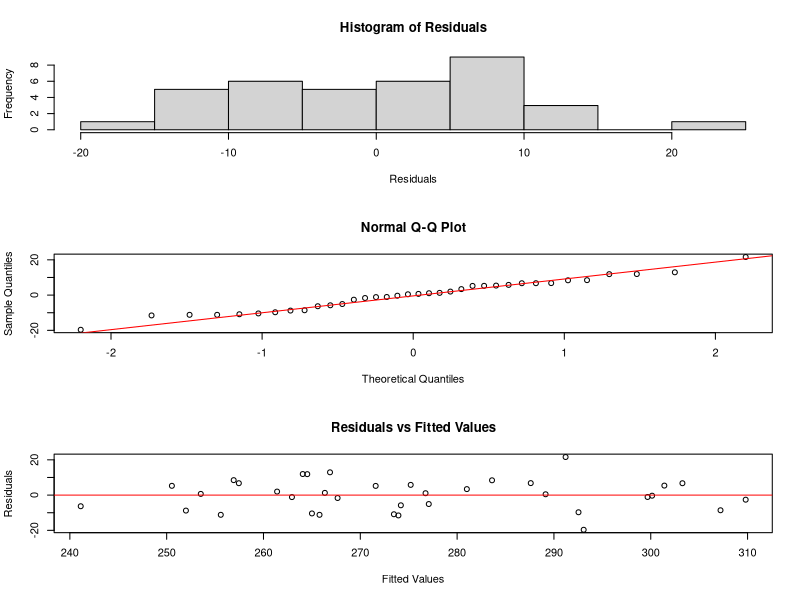

Generate this figure with R: (Note: this script raises an error after producing the figure.)
library(dplyr, quietly = TRUE)
library(ggplot2, quietly = TRUE)
library(readr, quietly = TRUE)
library(tidyverse, quietly = TRUE)
library(MASS, quietly = TRUE)
library(car, quietly = TRUE)

data <- read_csv("reaction_time_data.csv", skip = 7)
colnames(data) <- c("Lighting", "Hand_Used", "Visual_Distraction", 
                    "Auditory_Distraction", "trial_1", "trial_2", "trial_3", 
                    "trial_4", "trial_5", "average_time")
head(data)
summary(data)


options(digits = 4)

# Average response time for each level of Hand Used
average_hand_used <- data |>
  group_by(Hand_Used) |>
  summarise(mean_reaction_time = mean(average_time, na.rm = TRUE))

print("Average reaction time for each hand used:")
print(average_hand_used)

# Average response time for each level of Visual Distraction
average_visual_distraction <- data |>
  group_by(Visual_Distraction) |>
  summarise(mean_reaction_time = mean(average_time, na.rm = TRUE))

print("Average reaction time for each visual distraction level:")
print(average_visual_distraction)

# Average response time for each level of Auditory Distraction
average_auditory_distraction <- data |>
  group_by(Auditory_Distraction) |>
  summarise(mean_reaction_time = mean(average_time, na.rm = TRUE))

print("Average reaction time for each auditory distraction level:")
print(average_auditory_distraction)



data <- data |>
  mutate(
    Hand_Used = as.factor(Hand_Used),
    Visual_Distraction = as.factor(Visual_Distraction),
    Auditory_Distraction = as.factor(Auditory_Distraction)
  )

anova_model <- aov(average_time ~ Lighting + Hand_Used * Visual_Distraction * 
                     Auditory_Distraction, data = data)
summary(anova_model)


par(mfrow = c(3, 1))
options(repr.plot.width = 12, repr.plot.height = 12)

residuals <- residuals(anova_model)

# Histogram of residuals
hist(residuals, 
     breaks = 10, 
     main = "Histogram of Residuals", 
     xlab = "Residuals")

# Q-Q plot
qqnorm(residuals)
qqline(residuals, col = "red")

# Residual Plot (fitted values against residuals)
plot(fitted(anova_model), residuals, 
     xlab = "Fitted Values", ylab = "Residuals", 
     main = "Residuals vs Fitted Values")
abline(h = 0, col = "red")


# Boc-Cox
boxcox(anova_model, lambda = seq(-7, 7, 0.01))


# Interaction Plots
par(mfrow = c(3, 1))
# par(mar = c(5.1, 4.1, 4.1, 7))

interaction.plot(
  data$Auditory_Distraction, 
  data$Visual_Distraction, 
  data$average_time,
  col = c("blue", "red"),
  trace.label = "Visual Distraction",
  xlab = "Auditory Distraction", 
  ylab = "Average Reaction Time (ms)",
  main = "Visual Distraction vs. Auditory Distraction")

interaction.plot(
  data$Visual_Distraction, 
  data$Hand_Used, 
  data$average_time,
  col = c("blue", "red"),
  trace.label = "Hand Used",
  xlab = "Visual Distraction", 
  ylab = "Average Reaction Time (ms)",
  main = "Hand Used vs. Visual Distraction")

interaction.plot(
  data$Auditory_Distraction, 
  data$Hand_Used, 
  data$average_time,
  col = c("blue", "red"),
  trace.label = "Hand Used",
  xlab = "Auditory Distraction", 
  ylab = "Average Reaction Time (ms)",
  main = "Hand Used vs. Auditory Distraction")


# Side by side Boxplots
par(mfrow = c(2, 2))

boxplot(average_time ~ Hand_Used, data = data, 
        main = "Effect of Hand Used on Reaction Time", 
        ylab = "Reaction Time (ms)", xlab = "Hand Used")

boxplot(average_time ~ Visual_Distraction, data = data, 
        main = "Effect of Visual Distraction on Reaction Time", 
        ylab = "Reaction Time (ms)", 
        xlab = "Visual Distraction",
        col = c("lightgreen", "lightpink"))

boxplot(average_time ~ Auditory_Distraction, data = data, 
        main = "Effect of Auditory Distraction on Reaction Time", 
        ylab = "Reaction Time (ms)", 
        xlab = "Auditory Distraction",
        col = c("gold", "orange", "red"))

boxplot(average_time ~ Lighting, data = data, 
        main = "Effect of Lighting on Reaction Time", 
        ylab = "Reaction Time (ms)", 
        xlab = "Lighting Condition",
        col = c("grey70", "grey30", "grey50"))


# Half-normal Plot
anova_table <- summary(anova_model)[[1]]
effects <- anova_table$`Sum Sq`[-c(1, nrow(anova_table))] 
names(effects) <- rownames(anova_table)[-c(1, nrow(anova_table))]

sorted_effects <- sort(abs(effects))
labels <- names(sorted_effects)

n <- length(sorted_effects)
theoretical_quantiles <- qnorm((1:n - 0.5) / n, mean = 0, sd = 1)

plot(
  theoretical_quantiles, sorted_effects,
  xlab = "Theoretical Quantiles",
  ylab = "Observed Effects",
  main = "Half-Normal Plot of Effects (Excluding Intercepts)",
  pch = 19,
  xlim = range(theoretical_quantiles) + c(-0.1, 0.5),  # Expand x-axis range
  ylim = range(sorted_effects) + c(-50, 100),         # Expand y-axis range
  cex.lab = 1.5,
  cex.axis = 1.2,
  cex.main = 1.5)

text(
  theoretical_quantiles, sorted_effects,
  labels = labels, pos = 4, cex = 1,   # Adjust text size (cex) here
  offset = 0.5)                        # Add space between points and labels



# Estimation and CI

# recommended levels for optimal average reaction speed
new_data <- data.frame(
  Lighting = factor('Dim'),  
  Hand_Used = factor(1), 
  Visual_Distraction = factor(0), 
  Auditory_Distraction = factor(0)
)

# estimated response given the recommended, with SE
predictions <- predict(anova_model, newdata = new_data, se.fit=TRUE)
predictions

# dof for prediction
df <- df.residual(anova_model)

# 95% confidence interval for estimated response
t_critical <- qt(0.975, df) 
lower_bound <- predictions$fit - t_critical * predictions$se.fit
upper_bound <- predictions$fit + t_critical * predictions$se.fit

confidence_interval <- c(lower_bound, upper_bound)
confidence_interval




